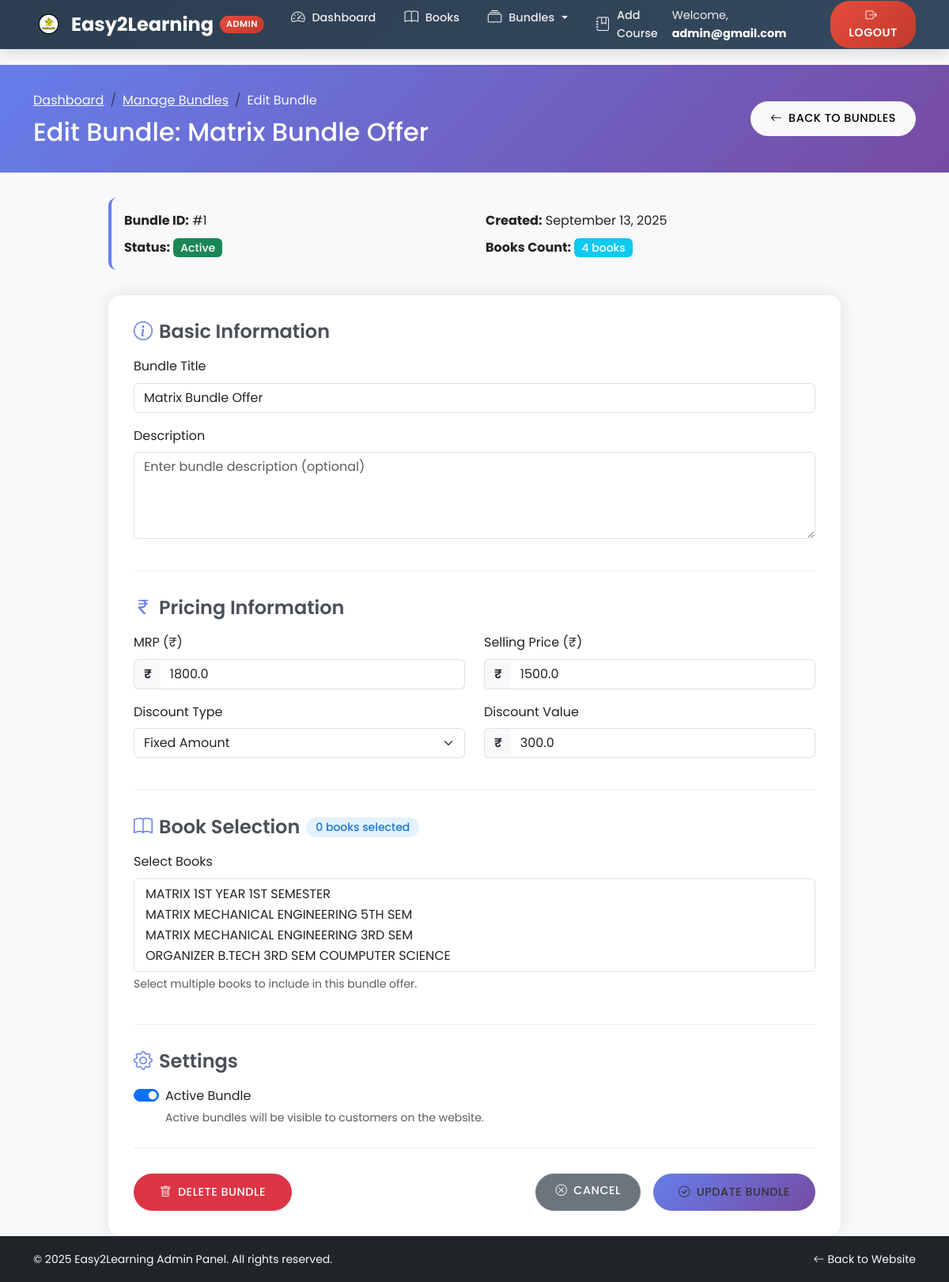
The page /admin/edit-bundle/1 (signed in) on the database its author committed.
### models.py (models this page shows)
class BundleOffer(db.Model):
    __tablename__ = 'bundle_offers'
    id = db.Column(db.Integer, primary_key=True)
    title = db.Column(db.String(150), nullable=False)
    description = db.Column(db.Text, nullable=True)
    mrp = db.Column(db.Float, nullable=False)
    selling_price = db.Column(db.Float, nullable=False)
    discount_type = db.Column(db.String(20), nullable=False, default='percentage')  # 'percentage' or 'fixed'
    discount_value = db.Column(db.Float, nullable=False, default=0.0)
    is_active = db.Column(db.Boolean, default=True)
    created_at = db.Column(db.DateTime, default=utc_now)
    updated_at = db.Column(db.DateTime, default=utc_now, onupdate=utc_now)
    books = db.relationship(
        'Book',
        secondary=bundle_books,
        backref=db.backref('bundles', lazy='dynamic')
    )

### admin_routes.py (the view, shortened to what this page needs)
@admin_bp.route('/edit-bundle/<int:bundle_id>', methods=['GET', 'POST'])
@admin_login_required
def edit_bundle(bundle_id):
    bundle = db.session.get(BundleOffer, bundle_id)
    if not bundle:
        abort(404)
    form = BundleOfferForm(obj=bundle)
    form.books.data = bundle.books
    return render_template('admin/edit_bundle.html', form=form, bundle=bundle)

### forms.py (shortened to what this page needs)
class BundleOfferForm(FlaskForm):
    title = StringField('Bundle Title', validators=[DataRequired(), Length(min=2, max=150)])
    description = TextAreaField('Description', validators=[Optional()], render_kw={'rows': 4})
    mrp = FloatField('MRP (₹)', validators=[DataRequired(), NumberRange(min=0.01, message='MRP must be greater than 0')])
    selling_price = FloatField('Selling Price (₹)', validators=[DataRequired(), NumberRange(min=0.01, message='Selling price must be greater than 0')])
    discount_type = SelectField('Discount Type', choices=[('percentage', 'Percentage'), ('fixed', 'Fixed Amount')], validators=[DataRequired()])
    discount_value = FloatField('Discount Value', validators=[DataRequired(), NumberRange(min=0, message='Discount value cannot be negative')])
    books = QuerySelectMultipleField('Select Books', query_factory=lambda: Book.query.filter_by(is_deleted=False).all(), allow_blank=False, get_label='title')
    is_active = BooleanField('Active Bundle', default=True)
    submit = SubmitField('Save Bundle Offer')

### admin_routes.py (called while the page is built)
def admin_login_required(f):
    from functools import wraps
    @wraps(f)
    def decorated_function(*args, **kwargs):
        if 'admin_id' not in session:
            flash('Please log in as admin to access this page.', 'danger')
            return redirect(url_for('admin.login'))
        return f(*args, **kwargs)
    return decorated_function

### templates/admin/edit_bundle.html (shortened to what this page needs)
{% extends 'admin_base.html' %}
{% block extra_css %}
<link rel="stylesheet" href="https://cdnjs.cloudflare.com/ajax/libs/bootstrap-icons/1.10.0/font/bootstrap-icons.min.css">
<link rel="stylesheet" href="https://cdnjs.cloudflare.com/ajax/libs/select2/4.0.13/css/select2.min.css">
{% endblock %}
{% block content %}
<div class="dashboard-header">
  <div class="container">
    <div class="d-flex justify-content-between align-items-center">
      <div>
        <nav aria-label="breadcrumb">
          <ol class="breadcrumb mb-2">
            <li class="breadcrumb-item"><a href="{{ url_for('admin.dashboard') }}" class="text-light">Dashboard</a></li>
            <li class="breadcrumb-item"><a href="{{ url_for('admin.manage_bundles') }}" class="text-light">Manage Bundles</a></li>
            <li class="breadcrumb-item active text-light" aria-current="page">Edit Bundle</li>
          </ol>
        </nav>
        <h1 class="h2 mb-0">Edit Bundle: {{ bundle.title }}</h1>
      </div>
      <a href="{{ url_for('admin.manage_bundles') }}" class="btn btn-light">
        <i class="bi bi-arrow-left me-2"></i>Back to Bundles
      </a>
    </div>
  </div>
</div>
<div class="container">
  <div class="row justify-content-center">
    <div class="col-lg-10">
      <div class="bundle-info-card">
        <div class="row">
          <div class="col-md-6">
            <strong>Bundle ID:</strong> #{{ bundle.id }}
          </div>
          <div class="col-md-6">
            <strong>Created:</strong> {{ bundle.created_at.strftime('%B %d, %Y') }}
          </div>
          <div class="col-md-6 mt-2">
            <strong>Status:</strong>
            {% if bundle.is_active %}
              <span class="badge bg-success info-badge">Active</span>
            {% else %}
              <span class="badge bg-secondary info-badge">Inactive</span>
            {% endif %}
          </div>
          <div class="col-md-6 mt-2">
            <strong>Books Count:</strong>
            <span class="badge bg-info info-badge">{{ bundle.books|length }} books</span>
          </div>
        </div>
      </div>
      <div class="form-container">
        <form method="POST" id="bundleForm">
          <div class="form-section">
            <h4 class="section-title">
              <i class="bi bi-info-circle"></i>
              Basic Information
            </h4>
            <div class="row">
              <div class="col-12">
                <div class="mb-3">
                  {{ form.title.label(class="form-label") }}
                  {{ form.title(class="form-control") }}
                </div>
              </div>
              <div class="col-12">
                <div class="mb-3">
                  {{ form.description.label(class="form-label") }}
                  {{ form.description(class="form-control", placeholder="Enter bundle description (optional)") }}
                </div>
              </div>
            </div>
          </div>
          <div class="form-section">
            <h4 class="section-title">
              <i class="bi bi-currency-rupee"></i>
              Pricing Information
            </h4>
            <div class="row">
              <div class="col-md-6">
                <div class="mb-3">
                  {{ form.mrp.label(class="form-label") }}
                  <div class="input-group price-input-group">
                    <span class="input-group-text">₹</span>
                    {{ form.mrp(class="form-control", step="0.01", min="0.01", id="mrpInput") }}
                  </div>
                </div>
              </div>
              <div class="col-md-6">
                <div class="mb-3">
                  {{ form.selling_price.label(class="form-label") }}
                  <div class="input-group price-input-group">
                    <span class="input-group-text">₹</span>
                    {{ form.selling_price(class="form-control", step="0.01", min="0.01", id="sellingPriceInput") }}
                  </div>
                </div>
              </div>
              <div class="col-md-6">
                <div class="mb-3">
                  {{ form.discount_type.label(class="form-label") }}
                  {{ form.discount_type(class="form-select", id="discountTypeSelect") }}
                </div>
              </div>
              <div class="col-md-6">
                <div class="mb-3">
                  {{ form.discount_value.label(class="form-label") }}
                  <div class="input-group price-input-group">
                    <span class="input-group-text" id="discountSuffix">₹</span>
                    {{ form.discount_value(class="form-control", step="0.01", min="0", id="discountValueInput") }}
                  </div>
                </div>
              </div>
            </div>
          </div>
          <div class="form-section">
            <h4 class="section-title">
              <i class="bi bi-book"></i>
              Book Selection
              <span class="books-counter ms-2" id="booksCounter">0 books selected</span>
            </h4>
            <div class="mb-3">
              {{ form.books.label(class="form-label") }}
              {{ form.books(class="form-control", id="booksSelect", multiple=True) }}
              <div class="form-text">Select multiple books to include in this bundle offer.</div>
            </div>
          </div>
          <div class="form-section">
            <h4 class="section-title">
              <i class="bi bi-gear"></i>
              Settings
            </h4>
            <div class="form-check form-switch">
              {{ form.is_active(class="form-check-input", id="isActiveSwitch") }}
              {{ form.is_active.label(class="form-check-label", for="isActiveSwitch") }}
              <div class="form-text">Active bundles will be visible to customers on the website.</div>
            </div>
          </div>
          <div class="d-flex justify-content-between">
            <button type="button" class="btn btn-danger btn-lg" data-bs-toggle="modal" data-bs-target="#deleteModal">
              <i class="bi bi-trash me-2"></i>Delete Bundle
            </button>
            <div class="d-flex gap-3">
              <a href="{{ url_for('admin.manage_bundles') }}" class="btn btn-secondary btn-lg">
                <i class="bi bi-x-circle me-2"></i>Cancel
              </a>
              <button type="submit" class="btn btn-primary btn-lg">
                <i class="bi bi-check-circle me-2"></i>Update Bundle
              </button>
            </div>
          </div>
        </form>
      </div>
    </div>
  </div>
</div>
{% endblock %}

### static/css/style.css (style rules this page uses)
:root { --primary: #FFD700; --primary-light: #e9e7dc; --primary-dark: #E6C200; --secondary:#333333 ; --secondary-light: #444444; --secondary-dark: #222222; --white: #FFFFFF; --light-gray: #F5F5F5; --medium-gray: #E0E0E0; --text-dark: #222222; --text-light: #666666; --transition: all 0.3s ease; --shadow-sm: 0 2px 4px rgba(0, 0, 0, 0.1); --shadow: 0 4px 6px rgba(0, 0, 0, 0.1); --shadow-lg: 0 10px 15px rgba(0, 0, 0, 0.1); --border-radius: 8px; }
body { font-family: 'Poppins', sans-serif; color: var(--text-dark); background-color: var(--light-gray); line-height: 1.6; overflow-x: hidden; }
.btn { border-radius: 30px; padding: 10px 24px; font-weight: 500; transition: var(--transition); text-transform: uppercase; letter-spacing: 0.5px; font-size: 0.9rem; }
.btn-primary { background-color: var(--primary); border-color: var(--primary); color: var(--secondary); }

### templates/admin/edit_bundle.html (style rules this page uses)
.dashboard-header { background: linear-gradient(135deg, #667eea 0%, #764ba2 100%); color: white; padding: 2rem 0; margin-bottom: 2rem; }
.form-container { background: white; border-radius: 15px; box-shadow: 0 0 20px rgba(0,0,0,0.1); padding: 2rem; }
.bundle-info-card { background: #f8f9fa; border-radius: 10px; padding: 1rem; margin-bottom: 2rem; border-left: 4px solid #667eea; }
.form-section { margin-bottom: 2rem; padding-bottom: 1.5rem; border-bottom: 1px solid #eee; }
.section-title { color: #495057; font-weight: 600; margin-bottom: 1rem; display: flex; align-items: center; }
.section-title i { margin-right: 0.5rem; color: #667eea; }
.price-input-group .input-group-text { background-color: #f8f9fa; border-right: none; font-weight: 600; }
.price-input-group .form-control { border-left: none; }
.books-counter { background-color: #e3f2fd; color: #1976d2; border-radius: 20px; padding: 0.25rem 0.75rem; font-size: 0.875rem; font-weight: 500; }
.btn-primary { background: linear-gradient(135deg, #667eea 0%, #764ba2 100%); border: none; padding: 0.75rem 2rem; }
.btn-danger { padding: 0.75rem 2rem; }
.info-badge { font-size: 0.875rem; font-weight: 500; }

### rows shown on the page
BundleOffer: title "Matrix Bundle Offer", id "1", created_at "September 13, 2025", mrp "1800.0", selling_price "1500.0", discount_type "Fixed Amount", discount_value "300.0", is_active "☑"

### other values the page prints
{{ session.get('admin_email', 'Admin') }} "admin@gmail.com"
{{ bundle.books|length }} "4"
